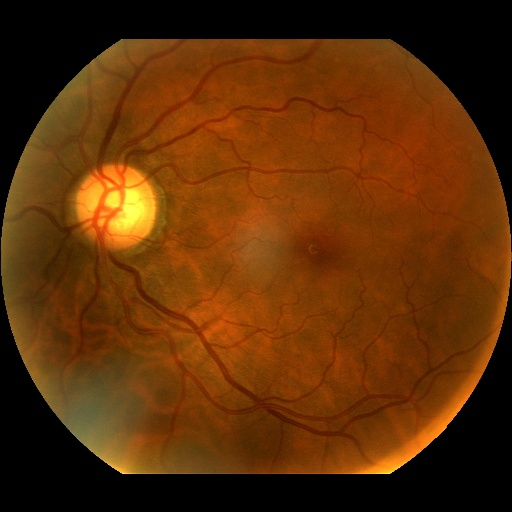
#> input picture train/eyepac/NRG/EyePACS-DEV-NRG-1028.jpg, 512 x 512 px; its folder holds only this picture in this run
$ jupyter execute 2_enhanced_preprocessing_pipeline.ipynb   (shell and % lines are left out)
#> lines starting #> are read from the running program, lines starting #| are printed output that depends on the picture; after the words box and inside, x2 and y2 are one past the last pixel; in counts of white or black regions, pixels touching at a corner belong together
#> further down, test_image is the input picture: shape (512, 512, 3); mean B, G, R 7, 46.4, 92.9
# Enhanced Pre-processing Pipeline for Glaucoma Detection
## Comparative Thesis Project: Advanced Medical Image Processing

This notebook implements **state-of-the-art medical image preprocessing** techniques:

### Core Enhancements:
1. ✅ **Ben Graham Preprocessing** - Industry standard for fundus imaging
2. ✅ **Vessel Enhancement Filters** - Frangi, CLAHE, matched filters
3. ✅ **Advanced Medical Augmentation** - Domain-specific transformations
4. ✅ **Paired Augmentation** - Synchronized image-mask transforms
5. ✅ **Canny Edge Preview** - Interactive parameter tuning for Models 3 & 4

### Traditional Preprocessing:
6. CLAHE (Contrast Limited Adaptive Histogram Equalization)
7. LAB Color Space Normalization
8. Green Channel Enhancement
9. Circular Masking

### Architectures:
- **Model 1**: U-Net + DCNN Classifier (512×512)
- **Model 2**: ResNet-50 + DCNN Classifier (256×256)
- **Model 3**: U-Net + **Canny Edge** + DCNN Classifier (512×512)
- **Model 4**: ResNet-50 + **Canny Edge** + DCNN Classifier (256×256)

## 1. Setup and Installation

[cell 1]
# Install required packages

## 2. Import Libraries

[cell 2]
import os
import cv2
import numpy as np
from pathlib import Path
import albumentations as A
from typing import Tuple, List, Optional, Dict
import json
from tqdm import tqdm
import matplotlib.pyplot as plt
from datetime import datetime
import warnings
warnings.filterwarnings('ignore')

# Scientific computing
from scipy import ndimage
from skimage import filters, morphology, exposure
from skimage.filters import frangi, meijering

# Interactive widgets
from ipywidgets import interact, interactive, FloatSlider, IntSlider, Checkbox, Button, Output
import ipywidgets as widgets
from IPython.display import display, clear_output

# Set matplotlib backend

print("✓ Libraries imported successfully!")
print(f"OpenCV version: {cv2.__version__}")
print(f"NumPy version: {np.__version__}")
print(f"Albumentations version: {A.__version__}")

## 3. Ben Graham Preprocessing

Ben Graham preprocessing is the **gold standard** for fundus image preprocessing, originally developed for diabetic retinopathy detection and widely adopted for glaucoma screening.

### Key Features:
- Local average color subtraction (removes lighting variations)
- Radius-based normalization
- Edge-preserving smoothing
- Better than standard preprocessing for cross-dataset generalization

[cell 3]
class BenGrahamPreprocessor:
    """
    Implements Ben Graham preprocessing for fundus images

    Reference: Ben Graham's Kaggle winning solution for DR detection
    https://www.kaggle.com/c/diabetic-retinopathy-detection
    """

    def __init__(self, scale: int = 300, sigma: float = 10.0):
        """
        Initialize Ben Graham preprocessor

        Args:
            scale: Target radius of fundus circle in pixels (default: 300)
            sigma: Gaussian blur sigma for local average subtraction (default: 10)
        """
        self.scale = scale
        self.sigma = sigma

    # [24 lines left out: function preprocess, not called in this run]

    def _crop_fundus(self, image: np.ndarray) -> Tuple[np.ndarray, np.ndarray]:
        """
        Detect and crop to fundus region

        Args:
            image: Input image

        Returns:
            Cropped image and mask
        """
        # Convert to grayscale
        gray = cv2.cvtColor(image, cv2.COLOR_BGR2GRAY)

        # Threshold to get fundus region
        _, mask = cv2.threshold(gray, 10, 255, cv2.THRESH_BINARY)
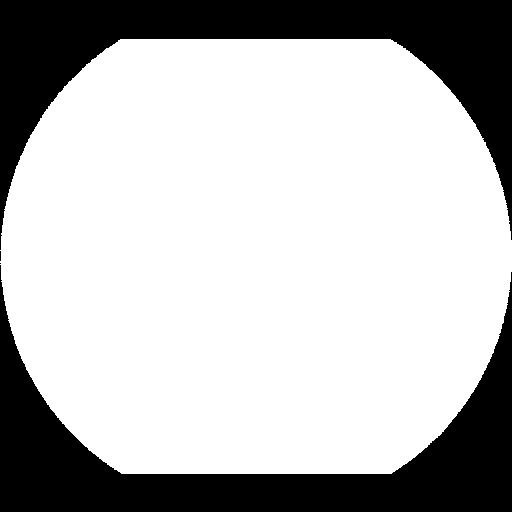
#> mask: shape (512, 512); 73.1% white; 4 black regions (2 under 20 px)

        # Find contours
        contours, _ = cv2.findContours(mask, cv2.RETR_EXTERNAL, cv2.CHAIN_APPROX_SIMPLE)
#> contours = 1 contour; box (x1, y1, x2, y2) and area: (0, 39, 512, 474) 190796

        if not contours:
            return image, mask

        # Get largest contour (fundus)
        largest_contour = max(contours, key=cv2.contourArea)
#> largest_contour = contour of 531 points, box (x1, y1, x2, y2) (0, 39, 512, 474), area 190796

        # Get bounding rectangle
        x, y, w, h = cv2.boundingRect(largest_contour)
#> x = 0; y = 39; w = 512; h = 435

        # Crop with padding
        pad = 10
        x1 = max(0, x - pad)
#> x1 = 0
        y1 = max(0, y - pad)
#> y1 = 29
        x2 = min(image.shape[1], x + w + pad)
#> x2 = 512
        y2 = min(image.shape[0], y + h + pad)
#> y2 = 484

        cropped = image[y1:y2, x1:x2]
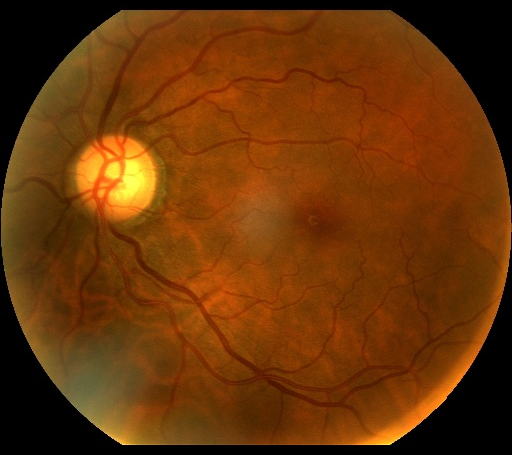
#> cropped: shape (455, 512, 3); mean B, G, R 7.8, 52.2, 104.5
        cropped_mask = mask[y1:y2, x1:x2]
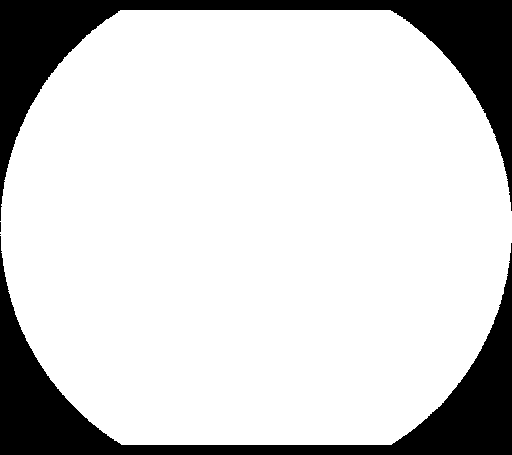
#> cropped_mask: shape (455, 512); 82.2% white; 4 black regions (2 under 20 px)

        return cropped, cropped_mask

    def _scale_radius(self, image: np.ndarray, mask: np.ndarray) -> np.ndarray:
        """
        Scale image so fundus has standard radius

        Args:
            image: Input image
            mask: Fundus mask

        Returns:
            Scaled image
        """
        # Find fundus circle
        contours, _ = cv2.findContours(mask, cv2.RETR_EXTERNAL, cv2.CHAIN_APPROX_SIMPLE)
#> contours = 1 contour; box (x1, y1, x2, y2) and area: (0, 10, 512, 445) 190796

        if not contours:
            return image

        largest_contour = max(contours, key=cv2.contourArea)
#> largest_contour = contour of 531 points, box (x1, y1, x2, y2) (0, 10, 512, 445), area 190796
        (x, y), radius = cv2.minEnclosingCircle(largest_contour)
#> x = 255.8; y = 226.9; radius = 256.3

        if radius == 0:
            return image

        # Calculate scale factor
        scale_factor = self.scale / radius
#> scale_factor = 1.17

        # Resize image
        new_size = (int(image.shape[1] * scale_factor), int(image.shape[0] * scale_factor))
#> new_size = (599, 532)
        scaled = cv2.resize(image, new_size, interpolation=cv2.INTER_AREA)

        return scaled

    def _subtract_local_average(self, image: np.ndarray) -> np.ndarray:
        """
        Subtract local average color to remove lighting variations

        This is the key step in Ben Graham preprocessing

        Args:
            image: Input image

        Returns:
            Image with local average subtracted
        """
        # Convert to float for processing
        image_float = image.astype(np.float32)

        # Calculate local average using Gaussian blur
        local_avg = cv2.GaussianBlur(image_float, (0, 0), self.sigma)
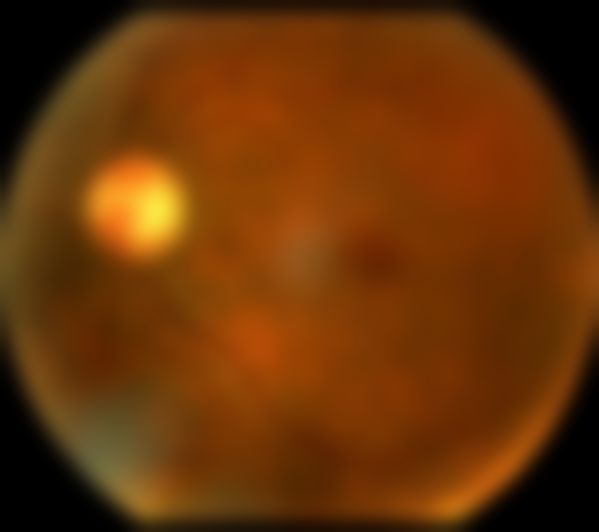
#> local_avg: shape (532, 599, 3) float32; mean B, G, R 7.8, 52.2, 104.5

        # Subtract local average
        result = image_float - local_avg

        # Add 128 to center around middle gray
        result = result + 128

        return result

    def _clip_and_normalize(self, image: np.ndarray) -> np.ndarray:
        """
        Clip and normalize to valid range

        Args:
            image: Input image

        Returns:
            Clipped and normalized image
        """
        # Clip to valid range
        clipped = np.clip(image, 0, 255)
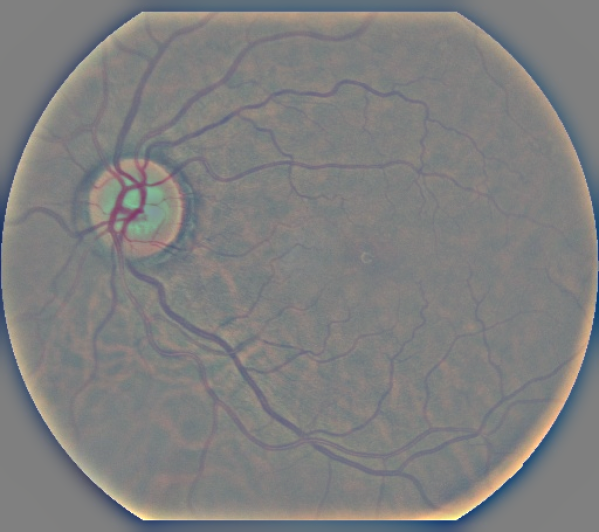
#> clipped: shape (532, 599, 3) float32; mean B, G, R 128, 128, 127.9

        # Convert to uint8
        normalized = clipped.astype(np.uint8)

        return normalized

    def visualize_steps(self, image: np.ndarray, save_path: Optional[str] = None):
        """
        Visualize Ben Graham preprocessing steps

        Args:
            image: Input image
            save_path: Path to save visualization
        """
        # Apply steps
        cropped, mask = self._crop_fundus(image)
        scaled = self._scale_radius(cropped, mask)
        subtracted = self._subtract_local_average(scaled)
        final = self._clip_and_normalize(subtracted)

        # Convert to RGB for display
        original_rgb = cv2.cvtColor(image, cv2.COLOR_BGR2RGB)
        cropped_rgb = cv2.cvtColor(cropped, cv2.COLOR_BGR2RGB)
        scaled_rgb = cv2.cvtColor(scaled, cv2.COLOR_BGR2RGB)
        final_rgb = cv2.cvtColor(final, cv2.COLOR_BGR2RGB)
#> (the call stopped at in visualize_steps, `fig, axes = plt.subplots(2, 2, figsize=(14, 14))`: IPython is not available in this run)

        # Create visualization
        fig, axes = plt.subplots(2, 2, figsize=(14, 14))
        fig.suptitle('Ben Graham Preprocessing Steps', fontsize=16, fontweight='bold')

        axes[0, 0].imshow(original_rgb)
        axes[0, 0].set_title('1. Original Image', fontweight='bold')
        axes[0, 0].axis('off')

        axes[0, 1].imshow(cropped_rgb)
        axes[0, 1].set_title('2. Cropped to Fundus', fontweight='bold')
        axes[0, 1].axis('off')

        axes[1, 0].imshow(scaled_rgb)
        axes[1, 0].set_title(f'3. Scaled (radius={self.scale}px)', fontweight='bold')
        axes[1, 0].axis('off')

        axes[1, 1].imshow(final_rgb)
        axes[1, 1].set_title('4. Local Average Subtracted', fontweight='bold')
        axes[1, 1].axis('off')

        plt.tight_layout()

        if save_path:
            plt.savefig(save_path, dpi=300, bbox_inches='tight')
            print(f"Visualization saved to: {save_path}")

        plt.show()

print("✓ BenGrahamPreprocessor class defined successfully!")

## 4. Vessel Enhancement Filters

Advanced filters specifically designed to enhance retinal blood vessels - critical for glaucoma detection

[cell 4]
class VesselEnhancer:
    """
    Advanced vessel enhancement for retinal fundus images

    Implements multiple state-of-the-art vessel enhancement techniques
    """

    def __init__(self):
        self.methods = ['frangi', 'clahe_green', 'matched_filter', 'combined']

    def enhance_vessels_frangi(self, image: np.ndarray,
                               sigmas: Tuple[float, ...] = (1, 3, 5)) -> np.ndarray:
        """
        Frangi vesselness filter - detects tubular structures

        Uses Hessian matrix eigenvalues to detect vessel-like structures

        Args:
            image: Input BGR image
            sigmas: Range of vessel widths to detect

        Returns:
            Vessel-enhanced image
        """
#> called with sigmas = (1, 3, 5)
        # Extract green channel (best vessel contrast)
        green = image[:, :, 1]
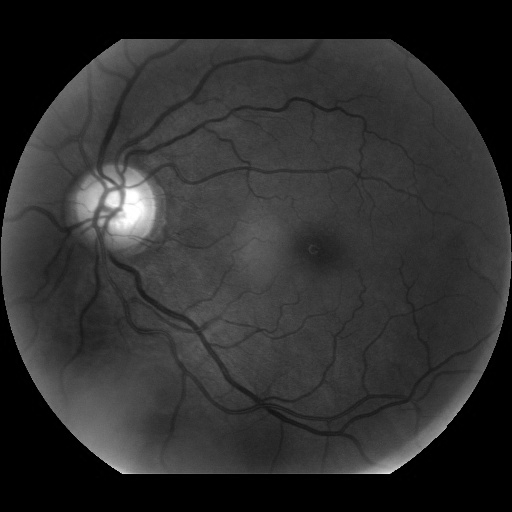
#> green: shape (512, 512); min 0, max 255, mean 46.4

        # Apply Frangi filter
        vessels = frangi(green, sigmas=sigmas, black_ridges=False)

        # Normalize to 0-255
        vessels_norm = (vessels / vessels.max() * 255).astype(np.uint8)

        # Combine with original image
        enhanced = cv2.addWeighted(image, 0.7, cv2.cvtColor(vessels_norm, cv2.COLOR_GRAY2BGR), 0.3, 0)
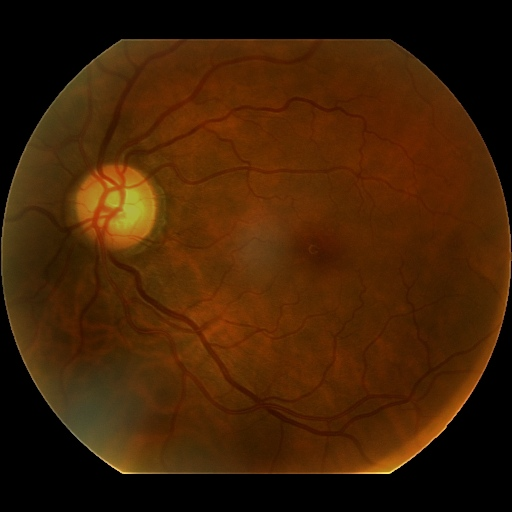
#> enhanced: shape (512, 512, 3); mean B, G, R 5.2, 32.8, 65.3

        return enhanced

    def enhance_vessels_clahe_green(self, image: np.ndarray,
                                    clip_limit: float = 3.0,
                                    tile_size: Tuple[int, int] = (8, 8)) -> np.ndarray:
        """
        CLAHE on green channel with vessel-specific parameters

        Args:
            image: Input BGR image
            clip_limit: CLAHE clip limit (higher = more contrast)
            tile_size: Tile grid size

        Returns:
            Vessel-enhanced image
        """
#> called with clip_limit = 3, tile_size = (8, 8)
        b, g, r = cv2.split(image)
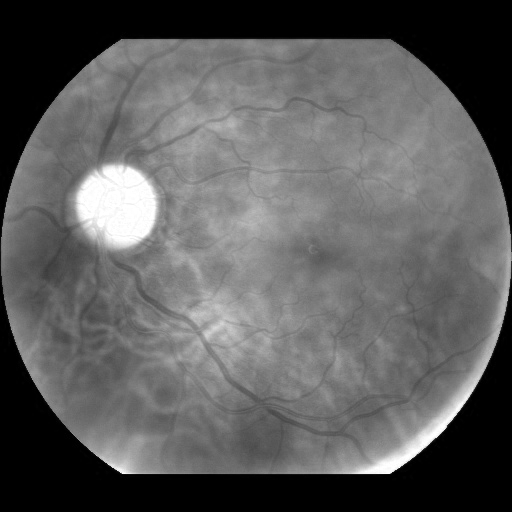
#> r: shape (512, 512); min 0, max 255, mean 92.9

        # Apply CLAHE to green channel
        clahe = cv2.createCLAHE(clipLimit=clip_limit, tileGridSize=tile_size)
        g_enhanced = clahe.apply(g)
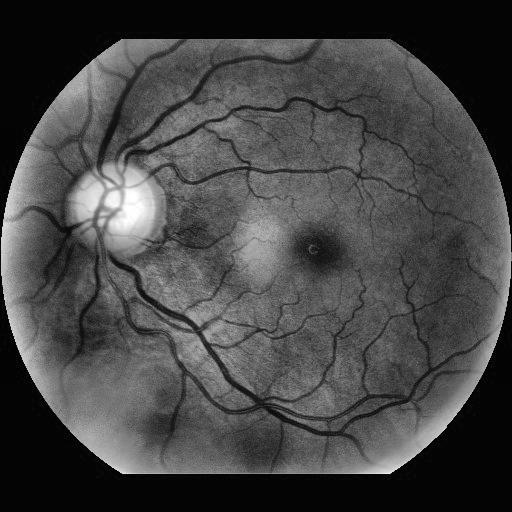
#> g_enhanced: shape (512, 512); min 3, max 255, mean 69

        # Also enhance slightly on other channels
        clahe_mild = cv2.createCLAHE(clipLimit=clip_limit * 0.5, tileGridSize=tile_size)
        b_enhanced = clahe_mild.apply(b)
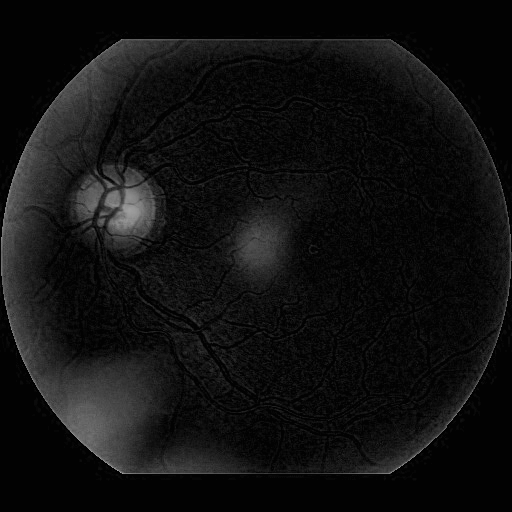
#> b_enhanced: shape (512, 512); min 2, max 168, mean 16.5
        r_enhanced = clahe_mild.apply(r)

        # Merge back
        enhanced = cv2.merge([b_enhanced, g_enhanced, r_enhanced])
#> (the rest of the program and of its run is left out)
